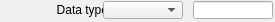
   <widget class="caFrame" name="caFrame_0">
    <property name="geometry">
     <rect>
      <x>452</x>
      <y>95</y>
      <width>275</width>
      <height>22</height>
     </rect>
    </property>
    <widget class="caLabel" name="caLabel_5">
     <property name="geometry">
      <rect>
       <x>0</x>
       <y>0</y>
       <width>108</width>
       <height>20</height>
      </rect>
     </property>
     <property name="frameShape">
      <enum>QFrame::NoFrame</enum>
     </property>
     <property name="text">
      <string>Data type</string>
     </property>
     <property name="alignment">
      <set>Qt::AlignAbsolute|Qt::AlignRight|Qt::AlignTrailing|Qt::AlignVCenter</set>
     </property>
     <property name="fontScaleMode">
      <enum>ESimpleLabel::WidthAndHeight</enum>
     </property>
     <property name="foreground">
      <color>
       <red>0</red>
       <green>0</green>
       <blue>0</blue>
      </color>
     </property>
     <property name="background">
      <color alpha="0">
       <red>0</red>
       <green>0</green>
       <blue>0</blue>
      </color>
     </property>
    </widget>
    <widget class="caMenu" name="caMenu_0">
     <property name="geometry">
      <rect>
       <x>103</x>
       <y>1</y>
       <width>80</width>
       <height>18</height>
      </rect>
     </property>
     <property name="channel" stdset="0">
      <string>$(P)$(R)DataTypeOut</string>
     </property>
     <property name="colorMode">
      <enum>caMenu::Static</enum>
     </property>
     <property name="foreground">
      <color>
       <red>0</red>
       <green>0</green>
       <blue>0</blue>
      </color>
     </property>
     <property name="background">
      <color>
       <red>115</red>
       <green>223</green>
       <blue>255</blue>
      </color>
     </property>
    </widget>
    <widget class="caLineEdit" name="caLineEdit_0">
     <property name="geometry">
      <rect>
       <x>193</x>
       <y>1</y>
       <width>80</width>
       <height>18</height>
      </rect>
     </property>
     <property name="alignment">
      <set>Qt::AlignAbsolute|Qt::AlignCenter|Qt::AlignHCenter|Qt::AlignVCenter</set>
     </property>
     <property name="channel" stdset="0">
      <string>$(P)$(R)DataTypeOut_RBV</string>
     </property>
     <property name="foreground">
      <color>
       <red>10</red>
       <green>0</green>
       <blue>184</blue>
      </color>
     </property>
     <property name="background">
      <color>
       <red>187</red>
       <green>187</green>
       <blue>187</blue>
      </color>
     </property>
     <property name="colorMode">
      <enum>caLineEdit::Static</enum>
     </property>
     <property name="precisionMode">
      <enum>caLineEdit::Channel</enum>
     </property>
     <property name="limitsMode">
      <enum>caLineEdit::Channel</enum>
     </property>
     <property name="maxValue">
      <double>1.000000000000000</double>
     </property>
     <property name="minValue">
      <double>0.000000000000000</double>
     </property>
     <property name="fontScaleMode" stdset="0">
      <enum>caLineEdit::WidthAndHeight</enum>
     </property>
     <property name="formatType">
      <enum>caLineEdit::decimal</enum>
     </property>
    </widget>
   </widget>
